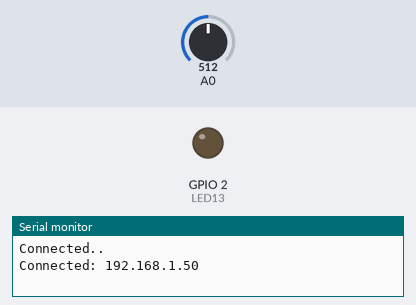
A sketch run on a simulated ESP8266 (NodeMCU). Parts: output pins drawn as LEDs (lit = HIGH), the last lines printed to the serial monitor. Inputs (shaded band) come from the test bench; at power-on: A0 = 512. WiFi joins after 1.5 s; servers stay silent unless stated.

Above: at 4.2 s.
4.3 s: A0 set to 534
5.8 s: A0 set to 568
At 7.0 s:
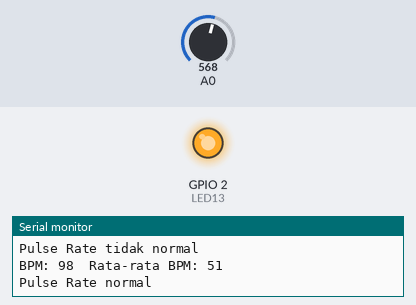
7.3 s: A0 set to 540
At 8.5 s:
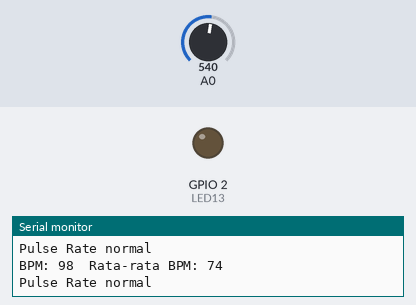
8.8 s: A0 set to 560
At 9.6 s:
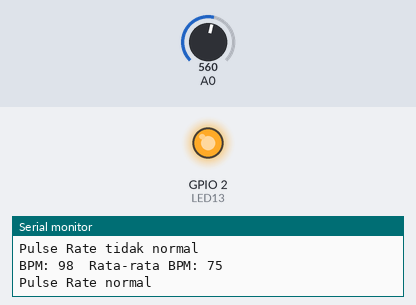
Timing chart, 0 to 11.3 s (numbered marks = the images above; inputs shaded):
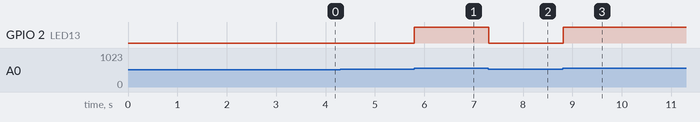

The sketch:

BPM.ino
```cpp
#include <FirebaseArduino.h>
#include <ESP8266WiFi.h>

// Konfigurasi wifi dan firebase
#define FIREBASE_HOST "bpm-monitoring-17718-default-rtdb.firebaseio.com"
#define FIREBASE_AUTH "zO3pphQaGlTIDMNp1NSFP0zSHHUHe4okN67XyC6B"
#define WIFI_SSID "LEX L11a"
#define WIFI_PASSWORD "12345678"

// Variabel
int PulseSensorPurplePin = 0; // Pulse Sensor kabel UNGU terhubung ke PIN ANALOG 0
int LED13 = 2; // LED Arduino onboard

int Signal; // Menyimpan data mentah yang masuk. Nilai sinyal dapat berkisar dari 0-1024
int Threshold = 550; // Menentukan sinyal mana yang dianggap sebagai detak, dan mana yang diabaikan.

// Variabel untuk Perhitungan Denyut Jantung
int BPM; // Detak per menit
unsigned long lastBeatTime = 0; // Waktu detak terakhir terdeteksi
int averageBPM = 0; // Rata-rata detak per menit selama suatu periode
int PRbpmMin = 60; // Batas bawah Pulse Rate yang normal
int PRbpmMax = 100; // Batas atas Pulse Rate yang normal

// Fungsi Pengaturan:
void setup() {
  pinMode(LED13, OUTPUT); // Pin yang akan berkedip sesuai dengan detak jantung!
  Serial.begin(9600); // Mengatur Komunikasi Serial pada kecepatan tertentu.
  delay(1000);

  //connect to wifi
  WiFi.begin(WIFI_SSID, WIFI_PASSWORD);
  Serial.print("Connected");
  while (WiFi.status() != WL_CONNECTED){
    Serial.print(".");
    delay(1000);
  }
  Serial.println();
  Serial.print("Connected: ");
  Serial.println(WiFi.localIP());

  Firebase.begin(FIREBASE_HOST, FIREBASE_AUTH);
}

// Fungsi Loop Utama
void loop() {
  Signal = analogRead(PulseSensorPurplePin); // Membaca nilai PulseSensor.

  if (Signal > Threshold) {
    // Jika sinyal di atas ambang batas, dianggap sebagai detak.
    digitalWrite(LED13, HIGH); // Matikan LED onboard.

    // Hitung waktu sejak detak terakhir
    unsigned long timeSinceLastBeat = millis() - lastBeatTime;

    // Periksa apakah waktu sejak detak terakhir berada dalam rentang yang wajar
    if (timeSinceLastBeat > 600) { // Sesuaikan ambang ini berdasarkan kebutuhan Anda
      // Hitung detak per menit (BPM)
      BPM = 60000 / timeSinceLastBeat;

      // Perbarui waktu detak terakhir
      lastBeatTime = millis();

      // Perbarui rata-rata BPM
      averageBPM = (averageBPM + BPM) / 2;
      // Send data to firebase
      Firebase.setInt("Sensor", averageBPM);

      // Tampilkan BPM yang dihitung
      Serial.print("BPM: ");
      Serial.print(BPM);
      Serial.print("\tRata-rata BPM: ");
      Serial.println(averageBPM);

      // Periksa apakah BPM berada dalam rentang normal
      if (BPM >= PRbpmMin && BPM <= PRbpmMax) {
        Serial.println("Pulse Rate normal");
      } else {
        Serial.println("Pulse Rate tidak normal");
      }
    }
  } else {
    // Jika sinyal di bawah ambang batas, tidak ada detak jantung terdeteksi.
    digitalWrite(LED13, LOW); // Nyalakan LED onboard.
  }

  delay(10);
}
```

Measured:
- the behaviour switches between 550 and 551 on A0 (found by bisection; images 0 and 1)
- after the input at 4.3 s, every drawn part: stays the same
- after the input at 5.8 s, GPIO 2 (LED13): LOW → HIGH at once
- after the input at 7.3 s, GPIO 2 (LED13): HIGH → LOW at once
- after the input at 8.8 s, GPIO 2 (LED13): LOW → HIGH at once
